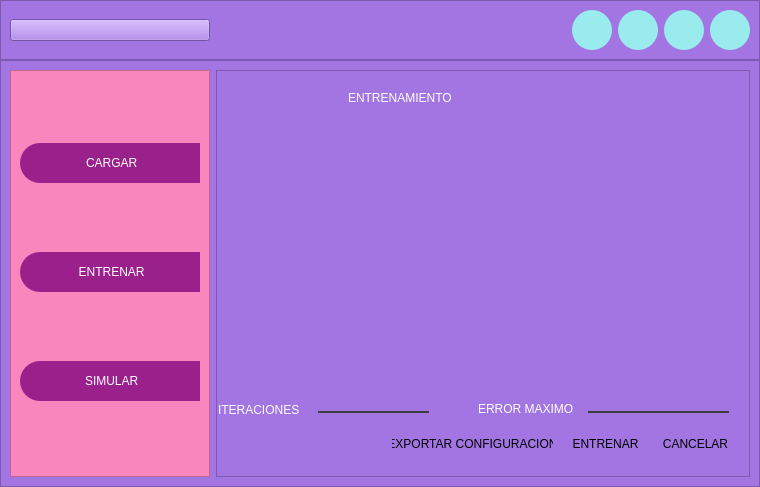
<?xml version="1.0" encoding="UTF-8"?>
<ui version="4.0">
 <class>MainWindow</class>
 <widget class="QMainWindow" name="MainWindow">
  <property name="geometry">
   <rect>
    <x>0</x>
    <y>0</y>
    <width>760</width>
    <height>487</height>
   </rect>
  </property>
  <property name="windowTitle">
   <string>MainWindow</string>
  </property>
  <widget class="QWidget" name="centralwidget">
   <layout class="QVBoxLayout" name="verticalLayout" stretch="1,8">
    <property name="spacing">
     <number>0</number>
    </property>
    <property name="leftMargin">
     <number>0</number>
    </property>
    <property name="topMargin">
     <number>0</number>
    </property>
    <property name="rightMargin">
     <number>0</number>
    </property>
    <property name="bottomMargin">
     <number>0</number>
    </property>
    <item>
     <widget class="QFrame" name="frame_superior">
      <property name="styleSheet">
       <string notr="true">background-color: rgb(162, 117, 227);</string>
      </property>
      <property name="frameShape">
       <enum>QFrame::StyledPanel</enum>
      </property>
      <property name="frameShadow">
       <enum>QFrame::Raised</enum>
      </property>
      <layout class="QHBoxLayout" name="horizontalLayout">
       <item>
        <widget class="QPushButton" name="pushButton">
         <property name="minimumSize">
          <size>
           <width>200</width>
           <height>0</height>
          </size>
         </property>
         <property name="text">
          <string/>
         </property>
         <property name="icon">
          <iconset>
           <normaloff>../../../../menu.png</normaloff>../../../../menu.png</iconset>
         </property>
         <property name="iconSize">
          <size>
           <width>38</width>
           <height>38</height>
          </size>
         </property>
        </widget>
       </item>
       <item>
        <spacer name="horizontalSpacer">
         <property name="orientation">
          <enum>Qt::Horizontal</enum>
         </property>
         <property name="sizeHint" stdset="0">
          <size>
           <width>339</width>
           <height>20</height>
          </size>
         </property>
        </spacer>
       </item>
       <item>
        <widget class="QPushButton" name="bt_minimizar">
         <property name="minimumSize">
          <size>
           <width>40</width>
           <height>40</height>
          </size>
         </property>
         <property name="maximumSize">
          <size>
           <width>16777215</width>
           <height>16777215</height>
          </size>
         </property>
         <property name="styleSheet">
          <string notr="true">QFrame {
background-color: rgb(92, 70, 156);
}

QPushButton{
background-color:#9AEBED;
border-radius: 20px;
}
QPushButton:hover {
background-color: rgb(255, 255, 255);
border-radius: 20px;
}</string>
         </property>
         <property name="text">
          <string/>
         </property>
         <property name="icon">
          <iconset>
           <normaloff>../../../../minimizar-signo.png</normaloff>../../../../minimizar-signo.png</iconset>
         </property>
         <property name="iconSize">
          <size>
           <width>38</width>
           <height>38</height>
          </size>
         </property>
        </widget>
       </item>
       <item>
        <widget class="QPushButton" name="bt_restaurar">
         <property name="minimumSize">
          <size>
           <width>40</width>
           <height>40</height>
          </size>
         </property>
         <property name="maximumSize">
          <size>
           <width>16777215</width>
           <height>16777215</height>
          </size>
         </property>
         <property name="styleSheet">
          <string notr="true">QFrame {
background-color: rgb(92, 70, 156);
}

QPushButton{
background-color:#9AEBED;
border-radius: 20px;
}
QPushButton:hover {
background-color: rgb(255, 255, 255);
border-radius: 20px;
}</string>
         </property>
         <property name="text">
          <string/>
         </property>
         <property name="icon">
          <iconset>
           <normaloff>../../../../minimizar.png</normaloff>../../../../minimizar.png</iconset>
         </property>
         <property name="iconSize">
          <size>
           <width>38</width>
           <height>38</height>
          </size>
         </property>
        </widget>
       </item>
       <item>
        <widget class="QPushButton" name="bt_maximizar">
         <property name="minimumSize">
          <size>
           <width>40</width>
           <height>40</height>
          </size>
         </property>
         <property name="maximumSize">
          <size>
           <width>16777215</width>
           <height>16777215</height>
          </size>
         </property>
         <property name="styleSheet">
          <string notr="true">QFrame {
background-color: rgb(92, 70, 156);
}

QPushButton{
background-color:#9AEBED;
border-radius: 20px;
}
QPushButton:hover {
background-color: rgb(255, 255, 255);
border-radius: 20px;
}</string>
         </property>
         <property name="text">
          <string/>
         </property>
         <property name="icon">
          <iconset>
           <normaloff>../../../../maximizar.png</normaloff>../../../../maximizar.png</iconset>
         </property>
         <property name="iconSize">
          <size>
           <width>38</width>
           <height>38</height>
          </size>
         </property>
        </widget>
       </item>
       <item>
        <widget class="QPushButton" name="bt_cerrar">
         <property name="minimumSize">
          <size>
           <width>40</width>
           <height>40</height>
          </size>
         </property>
         <property name="maximumSize">
          <size>
           <width>16777215</width>
           <height>16777215</height>
          </size>
         </property>
         <property name="styleSheet">
          <string notr="true">QFrame {
background-color: rgb(92, 70, 156);
}

QPushButton{
background-color:#9AEBED;
border-radius: 20px;
}
QPushButton:hover {
background-color: rgb(255, 255, 255);
border-radius: 20px;
}</string>
         </property>
         <property name="text">
          <string/>
         </property>
         <property name="icon">
          <iconset>
           <normaloff>../../../../cerrar (1).png</normaloff>../../../../cerrar (1).png</iconset>
         </property>
         <property name="iconSize">
          <size>
           <width>38</width>
           <height>38</height>
          </size>
         </property>
        </widget>
       </item>
      </layout>
     </widget>
    </item>
    <item>
     <widget class="QFrame" name="frame_contenido">
      <property name="styleSheet">
       <string notr="true">background-color: rgb(162, 117, 227);</string>
      </property>
      <property name="frameShape">
       <enum>QFrame::StyledPanel</enum>
      </property>
      <property name="frameShadow">
       <enum>QFrame::Raised</enum>
      </property>
      <layout class="QHBoxLayout" name="horizontalLayout_2">
       <item>
        <widget class="QFrame" name="frame_control">
         <property name="minimumSize">
          <size>
           <width>200</width>
           <height>0</height>
          </size>
         </property>
         <property name="maximumSize">
          <size>
           <width>0</width>
           <height>16777215</height>
          </size>
         </property>
         <property name="styleSheet">
          <string notr="true">QFrame{
background-color: rgb(250, 134, 190);
}

QPushButton{
background-color:#9A208C;
border-top-left-radius: 20px;
border-bottom-left-radius: 20px;
color: rgb(255, 255, 255);
font: 77 10pt &quot;Arial Black&quot;;
}

QPushButton:hover{
background-color: rgb(154, 235, 237);
border-top-left-radius: 20px;
border-bottom-left-radius: 20px;
color: rgb(0, 0, 0);
font: 77 10pt &quot;Arial Black&quot;;
}</string>
         </property>
         <property name="frameShape">
          <enum>QFrame::StyledPanel</enum>
         </property>
         <property name="frameShadow">
          <enum>QFrame::Raised</enum>
         </property>
         <layout class="QVBoxLayout" name="verticalLayout_2">
          <item>
           <widget class="QPushButton" name="bt_cargar">
            <property name="minimumSize">
             <size>
              <width>0</width>
              <height>40</height>
             </size>
            </property>
            <property name="text">
             <string> CARGAR</string>
            </property>
            <property name="icon">
             <iconset>
              <normaloff>../../../../cargando.png</normaloff>../../../../cargando.png</iconset>
            </property>
            <property name="iconSize">
             <size>
              <width>35</width>
              <height>35</height>
             </size>
            </property>
           </widget>
          </item>
          <item>
           <widget class="QPushButton" name="bt_entrenar">
            <property name="minimumSize">
             <size>
              <width>0</width>
              <height>40</height>
             </size>
            </property>
            <property name="text">
             <string> ENTRENAR</string>
            </property>
            <property name="icon">
             <iconset>
              <normaloff>../../../../guantes-con-cable (1).png</normaloff>../../../../guantes-con-cable (1).png</iconset>
            </property>
            <property name="iconSize">
             <size>
              <width>35</width>
              <height>35</height>
             </size>
            </property>
           </widget>
          </item>
          <item>
           <widget class="QPushButton" name="bt_simular">
            <property name="minimumSize">
             <size>
              <width>0</width>
              <height>40</height>
             </size>
            </property>
            <property name="text">
             <string> SIMULAR</string>
            </property>
            <property name="icon">
             <iconset>
              <normaloff>../../../../simulador.png</normaloff>../../../../simulador.png</iconset>
            </property>
            <property name="iconSize">
             <size>
              <width>35</width>
              <height>35</height>
             </size>
            </property>
           </widget>
          </item>
         </layout>
        </widget>
       </item>
       <item>
        <widget class="QFrame" name="frame_pagina">
         <property name="styleSheet">
          <string notr="true">QFrame{
background color: rgb(61, 61, 61);
}
QLabel{
font: 87 9pt &quot;Arial Black&quot;;
background-color: #000000ff;
color: rgb(255, 255, 255);
border:Opx solid #14C8DC;

}
QLineEdit{
border:Opx;
color: rgb(255, 255, 255);
border-bottom: 2px solid rgb(61, 61, 61);
font: 75 12pt &quot;Times New Roman&quot;;
}

QPushButton{
background color: rgb(61, 61, 61);
border-radius: 15px;
color: rgb (255, 255, 255); font: 77 10pt &quot;Arial Black&quot;;
}</string>
         </property>
         <property name="frameShape">
          <enum>QFrame::StyledPanel</enum>
         </property>
         <property name="frameShadow">
          <enum>QFrame::Raised</enum>
         </property>
         <layout class="QHBoxLayout" name="horizontalLayout_3">
          <property name="spacing">
           <number>0</number>
          </property>
          <property name="leftMargin">
           <number>1</number>
          </property>
          <property name="topMargin">
           <number>1</number>
          </property>
          <property name="rightMargin">
           <number>1</number>
          </property>
          <property name="bottomMargin">
           <number>1</number>
          </property>
          <item>
           <widget class="QStackedWidget" name="stackedWidget">
            <property name="currentIndex">
             <number>1</number>
            </property>
            <widget class="QWidget" name="page_cargar">
             <widget class="QPushButton" name="button_cargar">
              <property name="geometry">
               <rect>
                <x>310</x>
                <y>310</y>
                <width>181</width>
                <height>41</height>
               </rect>
              </property>
              <property name="styleSheet">
               <string notr="true">QFrame {
background-color: rgb(92, 70, 156);
}

QPushButton{
background-color:#9AEBED;
border-radius: 20px;
}
QPushButton:hover {
background-color: rgb(255, 255, 255);
border-radius: 20px;
}</string>
              </property>
              <property name="text">
               <string>CARGAR BANCO DE DATOS</string>
              </property>
              <property name="icon">
               <iconset>
                <normaloff>../../../../../Pictures/Saved Pictures/carga-en-la-nube (1).png</normaloff>../../../../../Pictures/Saved Pictures/carga-en-la-nube (1).png</iconset>
              </property>
              <property name="iconSize">
               <size>
                <width>32</width>
                <height>32</height>
               </size>
              </property>
             </widget>
             <widget class="QComboBox" name="combo_accion">
              <property name="geometry">
               <rect>
                <x>310</x>
                <y>160</y>
                <width>121</width>
                <height>22</height>
               </rect>
              </property>
              <item>
               <property name="text">
                <string>PERCEPTRON</string>
               </property>
              </item>
              <item>
               <property name="text">
                <string>ADALINE</string>
               </property>
              </item>
             </widget>
             <widget class="QLabel" name="label">
              <property name="geometry">
               <rect>
                <x>10</x>
                <y>70</y>
                <width>91</width>
                <height>16</height>
               </rect>
              </property>
              <property name="text">
               <string>ENTRADA</string>
              </property>
             </widget>
             <widget class="QLabel" name="label_2">
              <property name="geometry">
               <rect>
                <x>10</x>
                <y>100</y>
                <width>71</width>
                <height>16</height>
               </rect>
              </property>
              <property name="text">
               <string>SALIDA</string>
              </property>
             </widget>
             <widget class="QLabel" name="label_3">
              <property name="geometry">
               <rect>
                <x>10</x>
                <y>130</y>
                <width>101</width>
                <height>16</height>
               </rect>
              </property>
              <property name="text">
               <string>PATRONES</string>
              </property>
             </widget>
             <widget class="QLabel" name="label_4">
              <property name="geometry">
               <rect>
                <x>20</x>
                <y>200</y>
                <width>171</width>
                <height>16</height>
               </rect>
              </property>
              <property name="text">
               <string>N°ITERACIONES</string>
              </property>
             </widget>
             <widget class="QLabel" name="label_5">
              <property name="geometry">
               <rect>
                <x>20</x>
                <y>230</y>
                <width>111</width>
                <height>16</height>
               </rect>
              </property>
              <property name="text">
               <string>ERROR MAXIMO</string>
              </property>
             </widget>
             <widget class="QLabel" name="label_6">
              <property name="geometry">
               <rect>
                <x>10</x>
                <y>260</y>
                <width>211</width>
                <height>16</height>
               </rect>
              </property>
              <property name="text">
               <string>RATA APRENDIZAJE</string>
              </property>
             </widget>
             <widget class="QLineEdit" name="caja_entrada">
              <property name="geometry">
               <rect>
                <x>110</x>
                <y>60</y>
                <width>113</width>
                <height>20</height>
               </rect>
              </property>
             </widget>
             <widget class="QLineEdit" name="caja_salida">
              <property name="geometry">
               <rect>
                <x>110</x>
                <y>90</y>
                <width>113</width>
                <height>20</height>
               </rect>
              </property>
             </widget>
             <widget class="QLineEdit" name="caja_patron">
              <property name="geometry">
               <rect>
                <x>110</x>
                <y>120</y>
                <width>113</width>
                <height>20</height>
               </rect>
              </property>
             </widget>
             <widget class="QLineEdit" name="caja_iteraciones">
              <property name="geometry">
               <rect>
                <x>140</x>
                <y>190</y>
                <width>113</width>
                <height>20</height>
               </rect>
              </property>
             </widget>
             <widget class="QLineEdit" name="caja_error">
              <property name="geometry">
               <rect>
                <x>140</x>
                <y>220</y>
                <width>113</width>
                <height>20</height>
               </rect>
              </property>
             </widget>
             <widget class="QLineEdit" name="caja_rata">
              <property name="geometry">
               <rect>
                <x>150</x>
                <y>250</y>
                <width>113</width>
                <height>20</height>
               </rect>
              </property>
             </widget>
             <widget class="QLabel" name="label_7">
              <property name="geometry">
               <rect>
                <x>110</x>
                <y>10</y>
                <width>301</width>
                <height>31</height>
               </rect>
              </property>
              <property name="styleSheet">
               <string notr="true">QLabel{
font: 87 20pt &quot;Arial Black&quot;;
background-color: #000000ff;
color: rgb(255, 255, 255);
border:Opx solid #14C8DC;

}</string>
              </property>
              <property name="text">
               <string>REDES NEURONAL </string>
              </property>
             </widget>
            </widget>
            <widget class="QWidget" name="page_entrenar">
             <widget class="QPushButton" name="bt_entrenar_2">
              <property name="geometry">
               <rect>
                <x>350</x>
                <y>360</y>
                <width>75</width>
                <height>23</height>
               </rect>
              </property>
              <property name="text">
               <string>ENTRENAR</string>
              </property>
             </widget>
             <widget class="QPushButton" name="bt_c_3">
              <property name="geometry">
               <rect>
                <x>440</x>
                <y>360</y>
                <width>75</width>
                <height>23</height>
               </rect>
              </property>
              <property name="text">
               <string>CANCELAR</string>
              </property>
             </widget>
             <widget class="QLabel" name="label_8">
              <property name="geometry">
               <rect>
                <x>0</x>
                <y>330</y>
                <width>101</width>
                <height>16</height>
               </rect>
              </property>
              <property name="text">
               <string>ITERACIONES</string>
              </property>
             </widget>
             <widget class="QLineEdit" name="line_iteracion_3">
              <property name="geometry">
               <rect>
                <x>100</x>
                <y>320</y>
                <width>111</width>
                <height>21</height>
               </rect>
              </property>
             </widget>
             <widget class="QLineEdit" name="line_error_3">
              <property name="geometry">
               <rect>
                <x>370</x>
                <y>320</y>
                <width>141</width>
                <height>21</height>
               </rect>
              </property>
             </widget>
             <widget class="QLabel" name="label_9">
              <property name="geometry">
               <rect>
                <x>260</x>
                <y>321</y>
                <width>111</width>
                <height>31</height>
               </rect>
              </property>
              <property name="text">
               <string>ERROR MAXIMO</string>
              </property>
             </widget>
             <widget class="QWidget" name="horizontalLayoutWidget">
              <property name="geometry">
               <rect>
                <x>20</x>
                <y>60</y>
                <width>491</width>
                <height>241</height>
               </rect>
              </property>
              <layout class="QHBoxLayout" name="grafica"/>
             </widget>
             <widget class="QPushButton" name="bt_exportar">
              <property name="geometry">
               <rect>
                <x>174</x>
                <y>360</y>
                <width>161</width>
                <height>23</height>
               </rect>
              </property>
              <property name="text">
               <string>EXPORTAR CONFIGURACION</string>
              </property>
             </widget>
             <widget class="QLabel" name="label_11">
              <property name="geometry">
               <rect>
                <x>130</x>
                <y>10</y>
                <width>271</width>
                <height>31</height>
               </rect>
              </property>
              <property name="styleSheet">
               <string notr="true">QLabel{
font: 87 20pt &quot;Arial Black&quot;;
background-color: #000000ff;
color: rgb(255, 255, 255);
border:Opx solid #14C8DC;

}</string>
              </property>
              <property name="text">
               <string>ENTRENAMIENTO</string>
              </property>
             </widget>
            </widget>
            <widget class="QWidget" name="page_simular">
             <widget class="QPushButton" name="bt_importar">
              <property name="geometry">
               <rect>
                <x>10</x>
                <y>350</y>
                <width>101</width>
                <height>23</height>
               </rect>
              </property>
              <property name="text">
               <string>IMPORTAR DATA</string>
              </property>
             </widget>
             <widget class="QPushButton" name="bt_importar_2">
              <property name="geometry">
               <rect>
                <x>130</x>
                <y>350</y>
                <width>171</width>
                <height>23</height>
               </rect>
              </property>
              <property name="text">
               <string>IMPORTAR CONFIGURACIONES</string>
              </property>
             </widget>
             <widget class="QPushButton" name="bt_simular_2">
              <property name="geometry">
               <rect>
                <x>320</x>
                <y>350</y>
                <width>75</width>
                <height>23</height>
               </rect>
              </property>
              <property name="text">
               <string>SIMULAR</string>
              </property>
             </widget>
             <widget class="QLabel" name="label_10">
              <property name="geometry">
               <rect>
                <x>190</x>
                <y>10</y>
                <width>141</width>
                <height>31</height>
               </rect>
              </property>
              <property name="styleSheet">
               <string notr="true">QLabel{
font: 87 20pt &quot;Arial Black&quot;;
background-color: #000000ff;
color: rgb(255, 255, 255);
border:Opx solid #14C8DC;

}</string>
              </property>
              <property name="text">
               <string>SIMULAR</string>
              </property>
             </widget>
             <widget class="QWidget" name="verticalLayoutWidget">
              <property name="geometry">
               <rect>
                <x>20</x>
                <y>70</y>
                <width>491</width>
                <height>221</height>
               </rect>
              </property>
              <layout class="QVBoxLayout" name="grafica_2"/>
             </widget>
            </widget>
            <widget class="QWidget" name="widget"/>
           </widget>
          </item>
         </layout>
        </widget>
       </item>
      </layout>
     </widget>
    </item>
   </layout>
  </widget>
 </widget>
 <resources/>
 <connections/>
</ui>
